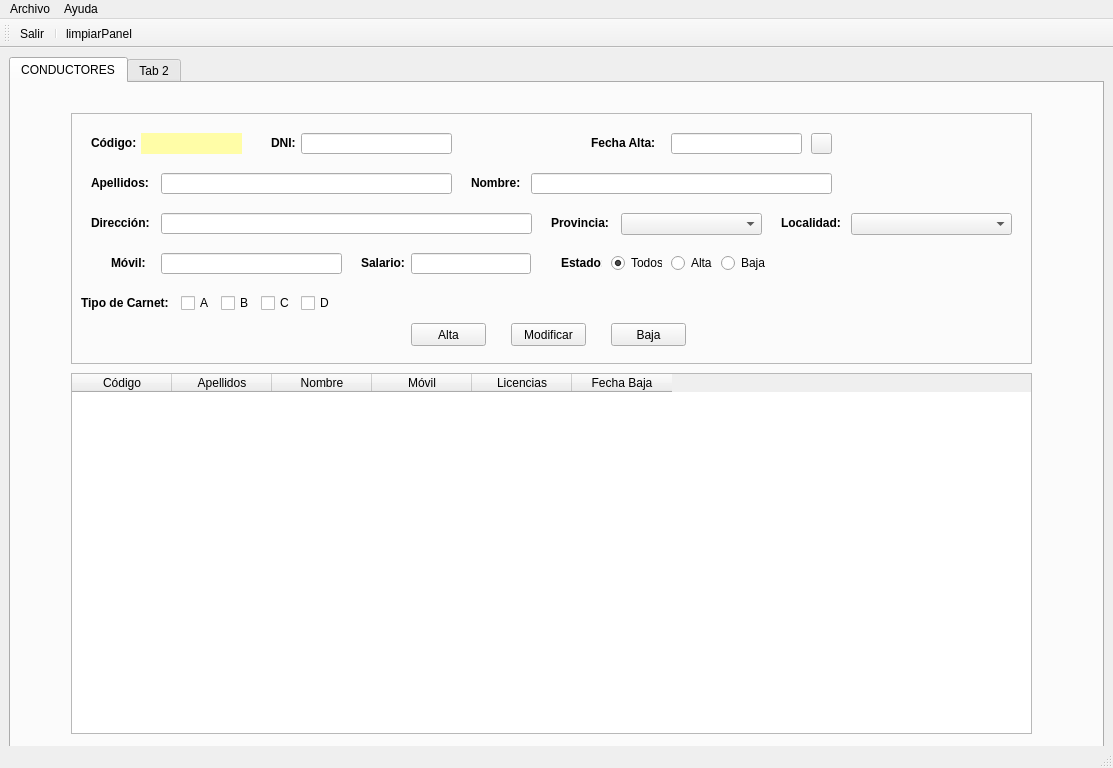
<?xml version="1.0" encoding="UTF-8"?>
<ui version="4.0">
 <class>MainWindow</class>
 <widget class="QMainWindow" name="MainWindow">
  <property name="geometry">
   <rect>
    <x>0</x>
    <y>0</y>
    <width>1113</width>
    <height>768</height>
   </rect>
  </property>
  <property name="sizePolicy">
   <sizepolicy hsizetype="Expanding" vsizetype="Expanding">
    <horstretch>0</horstretch>
    <verstretch>0</verstretch>
   </sizepolicy>
  </property>
  <property name="minimumSize">
   <size>
    <width>1024</width>
    <height>768</height>
   </size>
  </property>
  <property name="windowTitle">
   <string>MainWindow</string>
  </property>
  <property name="windowIcon">
   <iconset>
    <normaloff>C:/Users/a19braisdp/.designer/backup/img/taxi.ico</normaloff>C:/Users/a19braisdp/.designer/backup/img/taxi.ico</iconset>
  </property>
  <property name="iconSize">
   <size>
    <width>24</width>
    <height>24</height>
   </size>
  </property>
  <widget class="QWidget" name="centralwidget">
   <layout class="QGridLayout" name="gridLayout">
    <item row="0" column="0">
     <widget class="QTabWidget" name="panelPrincipal">
      <property name="minimumSize">
       <size>
        <width>980</width>
        <height>700</height>
       </size>
      </property>
      <property name="currentIndex">
       <number>0</number>
      </property>
      <widget class="QWidget" name="panelDrivers">
       <attribute name="title">
        <string>CONDUCTORES</string>
       </attribute>
       <widget class="QFrame" name="frameConductores">
        <property name="geometry">
         <rect>
          <x>60</x>
          <y>30</y>
          <width>961</width>
          <height>251</height>
         </rect>
        </property>
        <property name="frameShape">
         <enum>QFrame::StyledPanel</enum>
        </property>
        <property name="frameShadow">
         <enum>QFrame::Plain</enum>
        </property>
        <property name="lineWidth">
         <number>5</number>
        </property>
        <property name="midLineWidth">
         <number>0</number>
        </property>
        <widget class="QLineEdit" name="txtApel">
         <property name="geometry">
          <rect>
           <x>90</x>
           <y>60</y>
           <width>291</width>
           <height>21</height>
          </rect>
         </property>
         <property name="minimumSize">
          <size>
           <width>0</width>
           <height>0</height>
          </size>
         </property>
        </widget>
        <widget class="QLabel" name="lblFechaAlta">
         <property name="geometry">
          <rect>
           <x>520</x>
           <y>20</y>
           <width>71</width>
           <height>20</height>
          </rect>
         </property>
         <property name="font">
          <font>
           <weight>75</weight>
           <bold>true</bold>
          </font>
         </property>
         <property name="styleSheet">
          <string notr="true"/>
         </property>
         <property name="text">
          <string>Fecha Alta:</string>
         </property>
        </widget>
        <widget class="QLineEdit" name="txtDni">
         <property name="geometry">
          <rect>
           <x>230</x>
           <y>20</y>
           <width>151</width>
           <height>21</height>
          </rect>
         </property>
         <property name="minimumSize">
          <size>
           <width>120</width>
           <height>20</height>
          </size>
         </property>
         <property name="alignment">
          <set>Qt::AlignCenter</set>
         </property>
        </widget>
        <widget class="QLineEdit" name="txtNombre">
         <property name="geometry">
          <rect>
           <x>460</x>
           <y>60</y>
           <width>301</width>
           <height>21</height>
          </rect>
         </property>
         <property name="minimumSize">
          <size>
           <width>120</width>
           <height>20</height>
          </size>
         </property>
        </widget>
        <widget class="QLabel" name="lblNombre">
         <property name="geometry">
          <rect>
           <x>400</x>
           <y>60</y>
           <width>50</width>
           <height>20</height>
          </rect>
         </property>
         <property name="font">
          <font>
           <weight>75</weight>
           <bold>true</bold>
          </font>
         </property>
         <property name="styleSheet">
          <string notr="true"/>
         </property>
         <property name="text">
          <string>Nombre:</string>
         </property>
        </widget>
        <widget class="QLabel" name="lblApel">
         <property name="geometry">
          <rect>
           <x>20</x>
           <y>60</y>
           <width>90</width>
           <height>20</height>
          </rect>
         </property>
         <property name="minimumSize">
          <size>
           <width>60</width>
           <height>20</height>
          </size>
         </property>
         <property name="font">
          <font>
           <weight>75</weight>
           <bold>true</bold>
          </font>
         </property>
         <property name="text">
          <string>Apellidos:</string>
         </property>
        </widget>
        <widget class="QLabel" name="lblDni">
         <property name="geometry">
          <rect>
           <x>200</x>
           <y>20</y>
           <width>50</width>
           <height>20</height>
          </rect>
         </property>
         <property name="minimumSize">
          <size>
           <width>0</width>
           <height>20</height>
          </size>
         </property>
         <property name="font">
          <font>
           <weight>75</weight>
           <bold>true</bold>
          </font>
         </property>
         <property name="text">
          <string>DNI:</string>
         </property>
        </widget>
        <widget class="QLabel" name="lblCodbd">
         <property name="geometry">
          <rect>
           <x>70</x>
           <y>20</y>
           <width>101</width>
           <height>21</height>
          </rect>
         </property>
         <property name="minimumSize">
          <size>
           <width>100</width>
           <height>0</height>
          </size>
         </property>
         <property name="font">
          <font>
           <weight>75</weight>
           <bold>true</bold>
          </font>
         </property>
         <property name="styleSheet">
          <string notr="true">background-color: rgb(255, 253, 167);</string>
         </property>
         <property name="text">
          <string/>
         </property>
         <property name="alignment">
          <set>Qt::AlignCenter</set>
         </property>
        </widget>
        <widget class="QLineEdit" name="txtFechaAlta">
         <property name="geometry">
          <rect>
           <x>600</x>
           <y>20</y>
           <width>131</width>
           <height>21</height>
          </rect>
         </property>
         <property name="minimumSize">
          <size>
           <width>120</width>
           <height>20</height>
          </size>
         </property>
        </widget>
        <widget class="QLabel" name="lblCod">
         <property name="geometry">
          <rect>
           <x>20</x>
           <y>20</y>
           <width>50</width>
           <height>20</height>
          </rect>
         </property>
         <property name="minimumSize">
          <size>
           <width>0</width>
           <height>20</height>
          </size>
         </property>
         <property name="font">
          <font>
           <weight>75</weight>
           <bold>true</bold>
          </font>
         </property>
         <property name="text">
          <string>Código:</string>
         </property>
        </widget>
        <widget class="QPushButton" name="btnCalendar">
         <property name="geometry">
          <rect>
           <x>740</x>
           <y>20</y>
           <width>21</width>
           <height>21</height>
          </rect>
         </property>
         <property name="text">
          <string/>
         </property>
         <property name="icon">
          <iconset>
           <normaloff>C:/Users/a19braisdp/.designer/backup/img/calendar.ico</normaloff>C:/Users/a19braisdp/.designer/backup/img/calendar.ico</iconset>
         </property>
        </widget>
        <widget class="QLabel" name="lblValidarDni">
         <property name="geometry">
          <rect>
           <x>390</x>
           <y>10</y>
           <width>50</width>
           <height>41</height>
          </rect>
         </property>
         <property name="minimumSize">
          <size>
           <width>50</width>
           <height>30</height>
          </size>
         </property>
         <property name="maximumSize">
          <size>
           <width>100</width>
           <height>100</height>
          </size>
         </property>
         <property name="font">
          <font>
           <family>Ravie</family>
           <pointsize>10</pointsize>
          </font>
         </property>
         <property name="text">
          <string/>
         </property>
         <property name="alignment">
          <set>Qt::AlignLeading|Qt::AlignLeft|Qt::AlignVCenter</set>
         </property>
        </widget>
        <widget class="QLabel" name="lblDireccion">
         <property name="geometry">
          <rect>
           <x>20</x>
           <y>100</y>
           <width>90</width>
           <height>20</height>
          </rect>
         </property>
         <property name="minimumSize">
          <size>
           <width>60</width>
           <height>20</height>
          </size>
         </property>
         <property name="font">
          <font>
           <weight>75</weight>
           <bold>true</bold>
          </font>
         </property>
         <property name="text">
          <string>Dirección:</string>
         </property>
        </widget>
        <widget class="QLineEdit" name="txtDireccion">
         <property name="geometry">
          <rect>
           <x>90</x>
           <y>100</y>
           <width>371</width>
           <height>21</height>
          </rect>
         </property>
         <property name="minimumSize">
          <size>
           <width>0</width>
           <height>0</height>
          </size>
         </property>
        </widget>
        <widget class="QLabel" name="lblMovil">
         <property name="geometry">
          <rect>
           <x>40</x>
           <y>140</y>
           <width>60</width>
           <height>20</height>
          </rect>
         </property>
         <property name="minimumSize">
          <size>
           <width>60</width>
           <height>20</height>
          </size>
         </property>
         <property name="font">
          <font>
           <weight>75</weight>
           <bold>true</bold>
          </font>
         </property>
         <property name="styleSheet">
          <string notr="true"/>
         </property>
         <property name="text">
          <string>Móvil:</string>
         </property>
        </widget>
        <widget class="QLineEdit" name="txtMovil">
         <property name="geometry">
          <rect>
           <x>90</x>
           <y>140</y>
           <width>181</width>
           <height>21</height>
          </rect>
         </property>
         <property name="minimumSize">
          <size>
           <width>120</width>
           <height>20</height>
          </size>
         </property>
         <property name="alignment">
          <set>Qt::AlignCenter</set>
         </property>
        </widget>
        <widget class="QLabel" name="lblProvincia">
         <property name="geometry">
          <rect>
           <x>480</x>
           <y>100</y>
           <width>61</width>
           <height>20</height>
          </rect>
         </property>
         <property name="minimumSize">
          <size>
           <width>50</width>
           <height>20</height>
          </size>
         </property>
         <property name="font">
          <font>
           <weight>75</weight>
           <bold>true</bold>
          </font>
         </property>
         <property name="text">
          <string>Provincia:</string>
         </property>
        </widget>
        <widget class="QLabel" name="lblLocalidad">
         <property name="geometry">
          <rect>
           <x>710</x>
           <y>100</y>
           <width>81</width>
           <height>20</height>
          </rect>
         </property>
         <property name="minimumSize">
          <size>
           <width>50</width>
           <height>20</height>
          </size>
         </property>
         <property name="font">
          <font>
           <weight>75</weight>
           <bold>true</bold>
          </font>
         </property>
         <property name="text">
          <string>Localidad:</string>
         </property>
        </widget>
        <widget class="QComboBox" name="cmbProvincia">
         <property name="geometry">
          <rect>
           <x>550</x>
           <y>100</y>
           <width>141</width>
           <height>22</height>
          </rect>
         </property>
        </widget>
        <widget class="QComboBox" name="cmbLocalidad">
         <property name="geometry">
          <rect>
           <x>780</x>
           <y>100</y>
           <width>161</width>
           <height>22</height>
          </rect>
         </property>
        </widget>
        <widget class="QLabel" name="lblSalario">
         <property name="geometry">
          <rect>
           <x>290</x>
           <y>140</y>
           <width>60</width>
           <height>20</height>
          </rect>
         </property>
         <property name="minimumSize">
          <size>
           <width>60</width>
           <height>20</height>
          </size>
         </property>
         <property name="font">
          <font>
           <weight>75</weight>
           <bold>true</bold>
          </font>
         </property>
         <property name="styleSheet">
          <string notr="true"/>
         </property>
         <property name="text">
          <string>Salario:</string>
         </property>
        </widget>
        <widget class="QLineEdit" name="txtSalario">
         <property name="geometry">
          <rect>
           <x>340</x>
           <y>140</y>
           <width>120</width>
           <height>21</height>
          </rect>
         </property>
         <property name="minimumSize">
          <size>
           <width>120</width>
           <height>20</height>
          </size>
         </property>
         <property name="alignment">
          <set>Qt::AlignRight|Qt::AlignTrailing|Qt::AlignVCenter</set>
         </property>
        </widget>
        <widget class="QLabel" name="lblCarnet">
         <property name="geometry">
          <rect>
           <x>10</x>
           <y>180</y>
           <width>91</width>
           <height>20</height>
          </rect>
         </property>
         <property name="minimumSize">
          <size>
           <width>60</width>
           <height>20</height>
          </size>
         </property>
         <property name="font">
          <font>
           <weight>75</weight>
           <bold>true</bold>
          </font>
         </property>
         <property name="styleSheet">
          <string notr="true"/>
         </property>
         <property name="text">
          <string>Tipo de Carnet:</string>
         </property>
        </widget>
        <widget class="QCheckBox" name="chkA">
         <property name="geometry">
          <rect>
           <x>110</x>
           <y>180</y>
           <width>31</width>
           <height>20</height>
          </rect>
         </property>
         <property name="minimumSize">
          <size>
           <width>0</width>
           <height>20</height>
          </size>
         </property>
         <property name="text">
          <string>A</string>
         </property>
        </widget>
        <widget class="QCheckBox" name="chkB">
         <property name="geometry">
          <rect>
           <x>150</x>
           <y>180</y>
           <width>31</width>
           <height>20</height>
          </rect>
         </property>
         <property name="minimumSize">
          <size>
           <width>0</width>
           <height>20</height>
          </size>
         </property>
         <property name="text">
          <string>B</string>
         </property>
        </widget>
        <widget class="QCheckBox" name="chkC">
         <property name="geometry">
          <rect>
           <x>190</x>
           <y>180</y>
           <width>31</width>
           <height>20</height>
          </rect>
         </property>
         <property name="minimumSize">
          <size>
           <width>0</width>
           <height>20</height>
          </size>
         </property>
         <property name="text">
          <string>C</string>
         </property>
        </widget>
        <widget class="QCheckBox" name="chkD">
         <property name="geometry">
          <rect>
           <x>230</x>
           <y>180</y>
           <width>31</width>
           <height>20</height>
          </rect>
         </property>
         <property name="minimumSize">
          <size>
           <width>0</width>
           <height>20</height>
          </size>
         </property>
         <property name="text">
          <string>D</string>
         </property>
        </widget>
        <widget class="QLabel" name="lblEstado">
         <property name="geometry">
          <rect>
           <x>490</x>
           <y>140</y>
           <width>41</width>
           <height>20</height>
          </rect>
         </property>
         <property name="minimumSize">
          <size>
           <width>0</width>
           <height>20</height>
          </size>
         </property>
         <property name="font">
          <font>
           <weight>75</weight>
           <bold>true</bold>
          </font>
         </property>
         <property name="styleSheet">
          <string notr="true"/>
         </property>
         <property name="text">
          <string>Estado:</string>
         </property>
        </widget>
        <widget class="QRadioButton" name="rbtTodos">
         <property name="geometry">
          <rect>
           <x>540</x>
           <y>140</y>
           <width>51</width>
           <height>20</height>
          </rect>
         </property>
         <property name="minimumSize">
          <size>
           <width>0</width>
           <height>20</height>
          </size>
         </property>
         <property name="text">
          <string>Todos</string>
         </property>
         <property name="checked">
          <bool>true</bool>
         </property>
         <attribute name="buttonGroup">
          <string notr="true">buttonGroup</string>
         </attribute>
        </widget>
        <widget class="QRadioButton" name="rbtBaja">
         <property name="geometry">
          <rect>
           <x>650</x>
           <y>140</y>
           <width>51</width>
           <height>20</height>
          </rect>
         </property>
         <property name="minimumSize">
          <size>
           <width>0</width>
           <height>20</height>
          </size>
         </property>
         <property name="text">
          <string>Baja</string>
         </property>
         <attribute name="buttonGroup">
          <string notr="true">buttonGroup</string>
         </attribute>
        </widget>
        <widget class="QRadioButton" name="rbtAlta">
         <property name="geometry">
          <rect>
           <x>600</x>
           <y>140</y>
           <width>51</width>
           <height>20</height>
          </rect>
         </property>
         <property name="minimumSize">
          <size>
           <width>0</width>
           <height>20</height>
          </size>
         </property>
         <property name="text">
          <string>Alta</string>
         </property>
         <attribute name="buttonGroup">
          <string notr="true">buttonGroup</string>
         </attribute>
        </widget>
        <widget class="QPushButton" name="btnAltaDriver">
         <property name="geometry">
          <rect>
           <x>340</x>
           <y>210</y>
           <width>75</width>
           <height>23</height>
          </rect>
         </property>
         <property name="text">
          <string>Alta</string>
         </property>
        </widget>
        <widget class="QPushButton" name="btnModificarDriver">
         <property name="geometry">
          <rect>
           <x>440</x>
           <y>210</y>
           <width>75</width>
           <height>23</height>
          </rect>
         </property>
         <property name="text">
          <string>Modificar</string>
         </property>
        </widget>
        <widget class="QPushButton" name="btnBajaDriver">
         <property name="geometry">
          <rect>
           <x>540</x>
           <y>210</y>
           <width>75</width>
           <height>23</height>
          </rect>
         </property>
         <property name="text">
          <string>Baja</string>
         </property>
        </widget>
       </widget>
       <widget class="QTableWidget" name="tabDrivers">
        <property name="geometry">
         <rect>
          <x>60</x>
          <y>290</y>
          <width>961</width>
          <height>361</height>
         </rect>
        </property>
        <property name="alternatingRowColors">
         <bool>true</bool>
        </property>
        <property name="selectionBehavior">
         <enum>QAbstractItemView::SelectRows</enum>
        </property>
        <attribute name="verticalHeaderVisible">
         <bool>false</bool>
        </attribute>
        <column>
         <property name="text">
          <string>Código</string>
         </property>
        </column>
        <column>
         <property name="text">
          <string>Apellidos</string>
         </property>
        </column>
        <column>
         <property name="text">
          <string>Nombre</string>
         </property>
        </column>
        <column>
         <property name="text">
          <string>Móvil</string>
         </property>
        </column>
        <column>
         <property name="text">
          <string>Licencias</string>
         </property>
        </column>
        <column>
         <property name="text">
          <string>Fecha Baja</string>
         </property>
        </column>
       </widget>
      </widget>
      <widget class="QWidget" name="tab_2">
       <attribute name="title">
        <string>Tab 2</string>
       </attribute>
      </widget>
     </widget>
    </item>
   </layout>
  </widget>
  <widget class="QMenuBar" name="menubar">
   <property name="geometry">
    <rect>
     <x>0</x>
     <y>0</y>
     <width>1113</width>
     <height>21</height>
    </rect>
   </property>
   <widget class="QMenu" name="menuArchivo">
    <property name="title">
     <string>Archivo</string>
    </property>
    <addaction name="actionSalir"/>
   </widget>
   <widget class="QMenu" name="menuHelp">
    <property name="title">
     <string>Ayuda</string>
    </property>
    <addaction name="actionAcerca_de"/>
   </widget>
   <addaction name="menuArchivo"/>
   <addaction name="menuHelp"/>
  </widget>
  <widget class="QStatusBar" name="statusbar"/>
  <widget class="QToolBar" name="toolBar">
   <property name="windowTitle">
    <string>toolBar</string>
   </property>
   <attribute name="toolBarArea">
    <enum>TopToolBarArea</enum>
   </attribute>
   <attribute name="toolBarBreak">
    <bool>false</bool>
   </attribute>
   <addaction name="actionBarSalir"/>
   <addaction name="separator"/>
   <addaction name="actionLimpiarPanel"/>
  </widget>
  <action name="actionSalir">
   <property name="text">
    <string>Salir</string>
   </property>
  </action>
  <action name="actionAcerca_de">
   <property name="text">
    <string>Acerca de...</string>
   </property>
  </action>
  <action name="actionBarSalir">
   <property name="icon">
    <iconset>
     <normaloff>C:/Users/a19braisdp/.designer/backup/img/salir.ico</normaloff>C:/Users/a19braisdp/.designer/backup/img/salir.ico</iconset>
   </property>
   <property name="text">
    <string>Salir</string>
   </property>
  </action>
  <action name="actionLimpiarPanel">
   <property name="icon">
    <iconset>
     <normalon>C:/Users/a19braisdp/.designer/backup/img/limpiar.ico</normalon>
    </iconset>
   </property>
   <property name="text">
    <string>limpiarPanel</string>
   </property>
  </action>
 </widget>
 <tabstops>
  <tabstop>panelPrincipal</tabstop>
  <tabstop>txtDni</tabstop>
  <tabstop>txtFechaAlta</tabstop>
  <tabstop>btnCalendar</tabstop>
  <tabstop>txtApel</tabstop>
  <tabstop>txtNombre</tabstop>
  <tabstop>txtDireccion</tabstop>
  <tabstop>cmbProvincia</tabstop>
  <tabstop>cmbLocalidad</tabstop>
  <tabstop>txtMovil</tabstop>
  <tabstop>txtSalario</tabstop>
 </tabstops>
 <resources/>
 <connections/>
 <buttongroups>
  <buttongroup name="buttonGroup"/>
 </buttongroups>
</ui>
